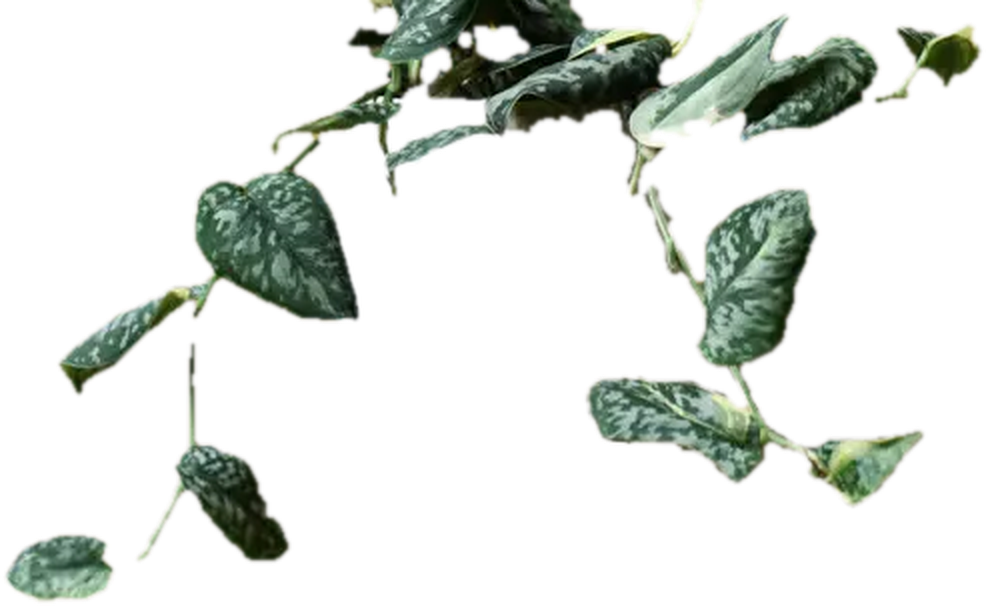
#> input picture design-prototipus/kivagott-levelek/vine.png, 986 x 606 px
$ python jlib.py
#> lines starting #> are read from the running program, lines starting #| are printed output that depends on the picture
"""Közös levél-betöltő és -elhelyező (a design-prototipus/szkriptek/jlib.py továbbfejlesztése).

Különbség a prototípushoz képest:
- a forrásmappa paraméterezhető (alapból design-prototipus/kivagott-levelek),
- a `put` csak az érintett téglalapot komponálja (nem a teljes vásznat), így hosszú
  ösvényképeknél is gyors.
"""
import os, random, math
from PIL import Image, ImageFilter, ImageOps, ImageEnhance, ImageChops, ImageDraw

ROOT = os.path.dirname(os.path.dirname(os.path.abspath(__file__)))
J = os.environ.get('LEVEL_FORRAS', os.path.join(ROOT, 'design-prototipus', 'kivagott-levelek')) + '/'
G = J + 'g/'


def L(p):
    return Image.open(p).convert('RGBA')
#> returned value is the input picture: PIL image 986x606 RGBA; mean R, G, B, A 23, 27, 20.8, 49.5
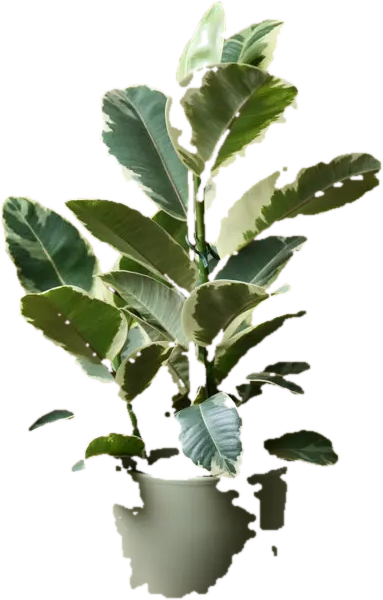
#> input picture design-prototipus/kivagott-levelek/g/ficus-tineke-17cm-1.png, 383 x 600 px
#> in L, returned value is the input picture: PIL image 383x600 RGBA; mean R, G, B, A 125.8, 107.1, 56.8, 98.9


def trim(im):
    return im.crop(im.getbbox())
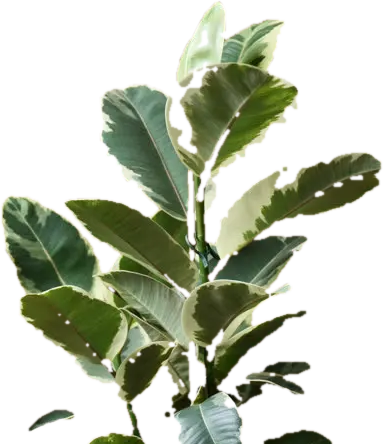
#> returned value: PIL image 383x444 RGBA; mean R, G, B, A 127.4, 109.3, 55.3, 106.5; transparent parts drawn white


vine = L(J + 'vine.png')
ficus = L(G + 'ficus-tineke-17cm-1.png')
ficus = trim(ficus.crop((0, 0, ficus.width, int(ficus.height * .74))))
SRC = {
    'aloc': L(J + 'aloc.png'), 'dragon': L(J + 'dragon.png'),
    'anth': L(G + 'anthurium-brielle-12cm-1.png'), 'hoya': L(G + 'hoya-kerrii-12cm.png'),
    'ficus': ficus, 'mint': L(J + 'scind.png'), 'monst': L(G + 'monstera-electro-light-8cm-2.png'),
    'vine': vine, 'leaf': trim(L(J + 'leaf.png')),
    'strandL': trim(vine.crop((0, 110, 380, 606))), 'strandR': trim(vine.crop((580, 140, 940, 606))),
}
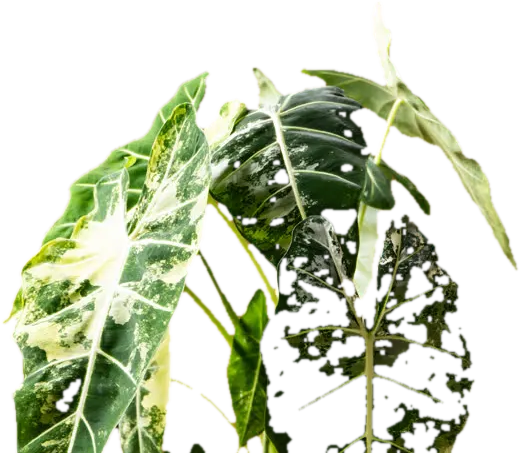
#> input picture design-prototipus/kivagott-levelek/aloc.png, 520 x 453 px
#> in L, returned value is the input picture: PIL image 520x453 RGBA; mean R, G, B, A 112.4, 101.1, 47.7, 108.3
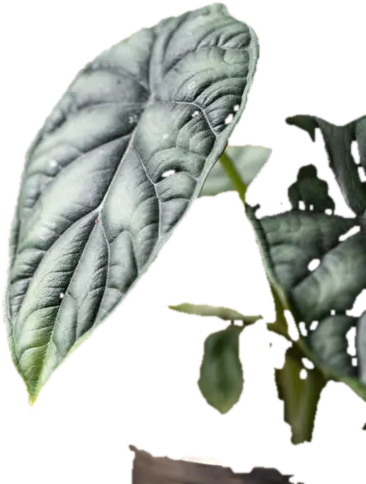
#> input picture design-prototipus/kivagott-levelek/dragon.png, 366 x 484 px
#> in L, returned value is the input picture: PIL image 366x484 RGBA; mean R, G, B, A 130.9, 113.5, 77.5, 121.9
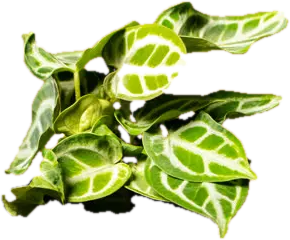
#> input picture design-prototipus/kivagott-levelek/g/anthurium-brielle-12cm-1.png, 290 x 240 px
#> in L, returned value is the input picture: PIL image 290x240 RGBA; mean R, G, B, A 153.5, 137.6, 49.2, 134.9
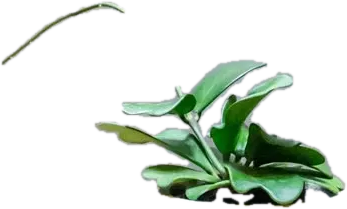
#> input picture design-prototipus/kivagott-levelek/g/hoya-kerrii-12cm.png, 347 x 209 px
#> in L, returned value is the input picture: PIL image 347x209 RGBA; mean R, G, B, A 146.7, 156.8, 148, 63.3
#> (the run stopped early here; a loop or call above may not have finished)
